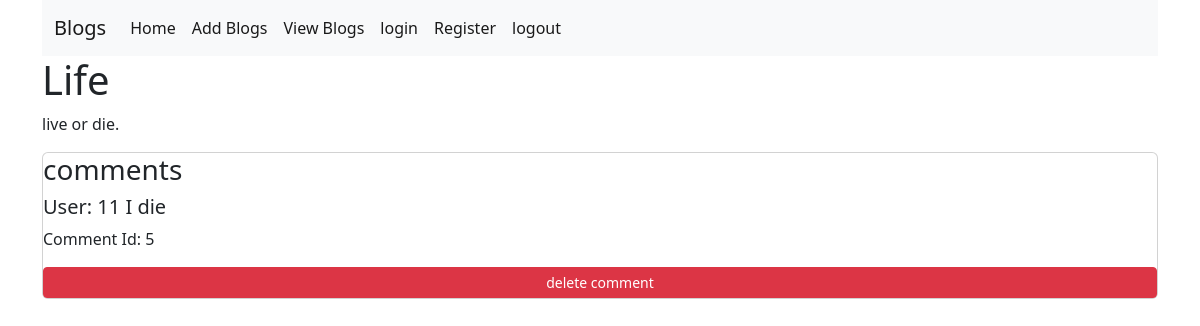
The page /blog/1 on the database its author committed.
### app/main/models.py (models this page shows, shortened)
class BaseModel():
    def create(self):
        db.session.add(self)
        db.session.commit()

class Blog(BaseModel, db.Model):
    id = db.Column(db.Integer, primary_key=True)
    title = db.Column(db.String(500), nullable=False)
    blog = db.Column(db.String(1000), nullable=False)
    timestamp = db.Column(db.Date(), nullable=False)
    user_id = db.Column(db.Integer, db.ForeignKey('user.id'))

class Comment(BaseModel, db.Model):
    id = db.Column(db.Integer, primary_key=True)
    comment = db.Column(db.String(1000), nullable=False)
    blog_id = db.Column(db.Integer, db.ForeignKey('blog.id'))
    user_id = db.Column(db.Integer, db.ForeignKey('user.id'))

### app/main/views.py (the view)
@main.route('/blog/<int:id>', methods=['GET'])
def get_blog(id):
    blog = Blog.query.filter_by(id=id).first()
    comments = Comment.query.filter_by(blog_id=id).all()
    return render_template('singleBlog.html', blog=blog, comments=comments)

### app/templates/singleBlog.html
{% extends 'base.html' %} {% block main_content %}
<h1>{{blog.title}}</h1>
<p>{{blog.blog}}</p>
{% for comment in comments %}
<div class="card">
<h3>comments</h3>
<h5>User: {{comment.user_id}} {{comment.comment}}</h5>
<p>
  Comment Id: {{comment.id}}
</p>
<a class="btn btn-danger  btn-sm" href="{{ url_for( 'main.delete_comment' , id=comment.id ) }}">
  <img src="" alt="" />delete comment
</a>
</div>
{% endfor %} {% endblock %}

### rows shown on the page
Blog: title "Life", blog "live or die."
Comment: user_id "11", comment "I die", id "5"
